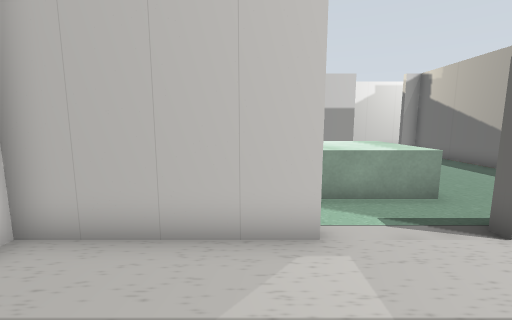
[1] (above)

24 first-person views from a walk through a Gazebo world. The camera is 0.9 m above the floor, tilts 8° down and sees 90° across. The floor is counted in squares, 0.5 m on a side. Each view is taken from the middle of a square. On the plan, view 1 faces up. The plan holds only what a view shows up to about 15 squares ahead; the rest is blank. The place goes on beyond the plan. Some stock models are drawn as simple stand-ins.

[2]
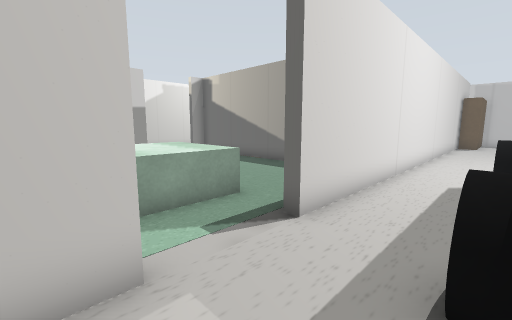

[3]
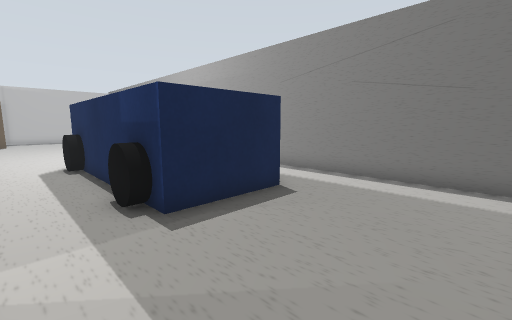

[4]
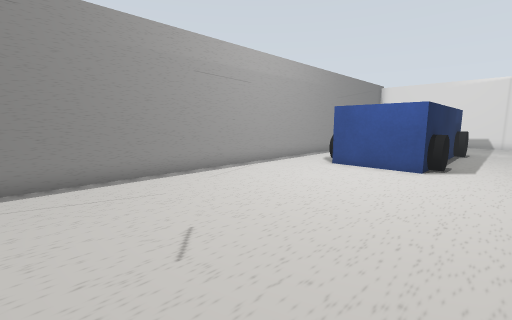

[5]
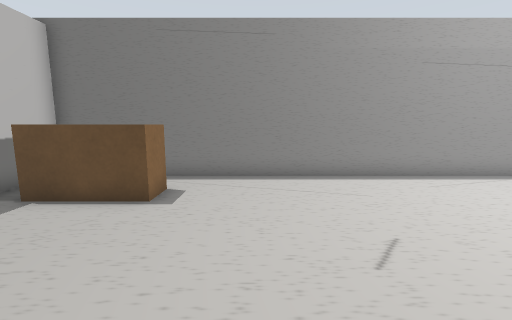

[6]
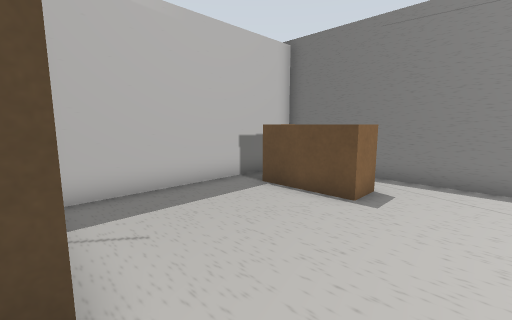

[7]
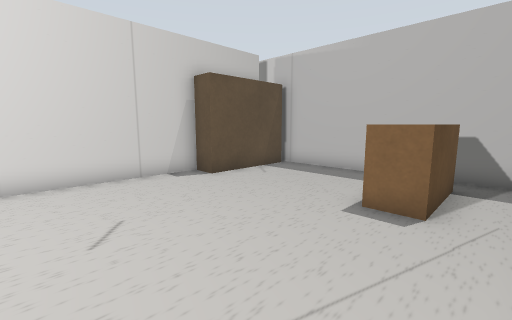

[8]
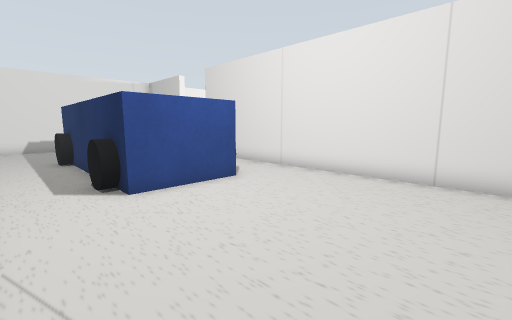

[9]
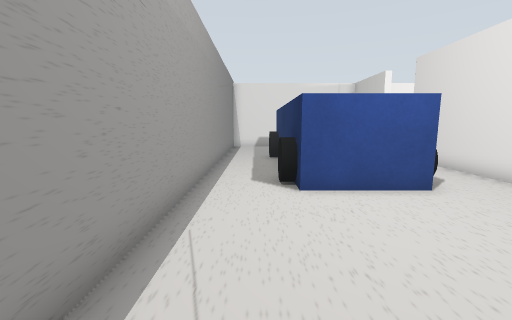

[10]
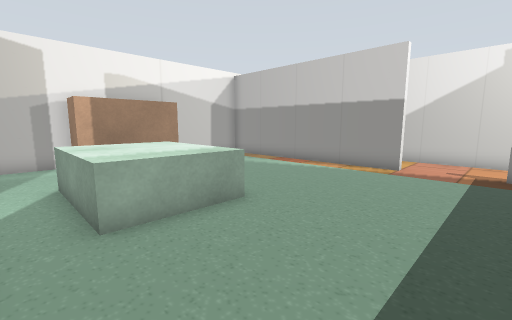

[11]
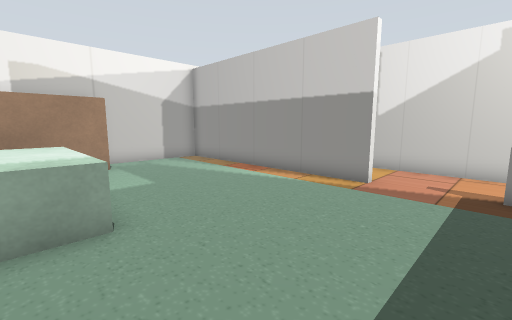

[12]
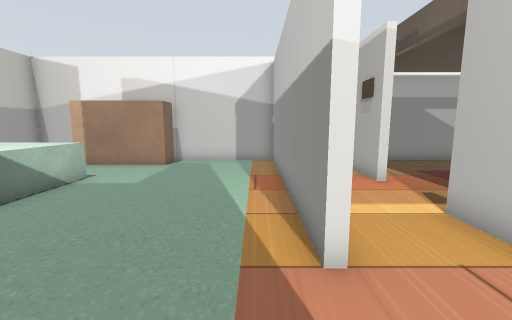

[13]
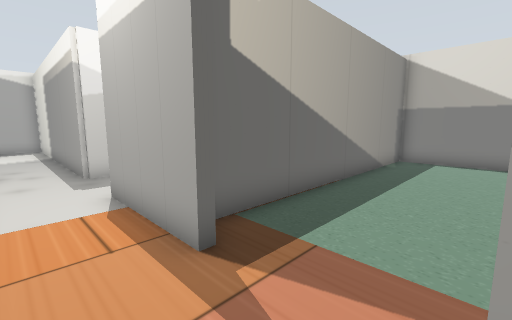

[14]
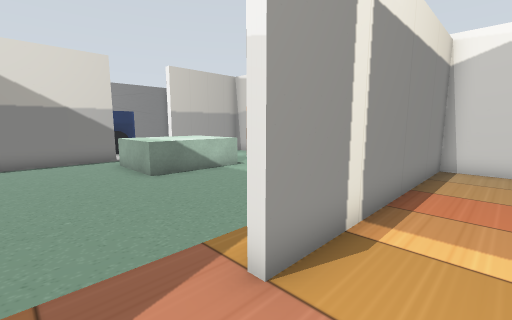

[15]
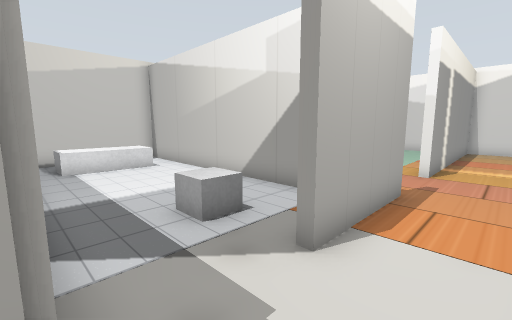

[16]
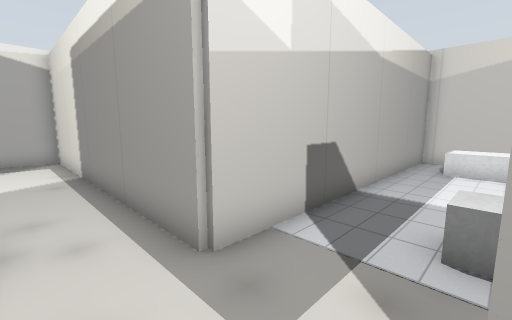

[17]
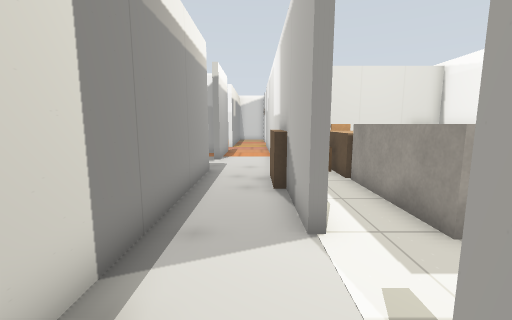

[18]
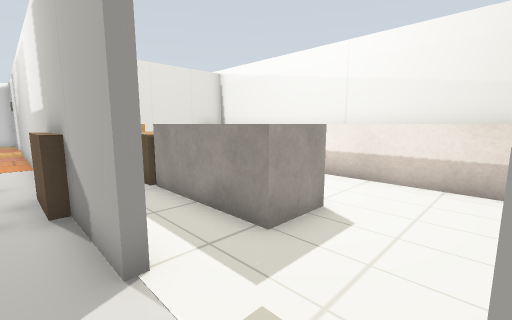

[19]
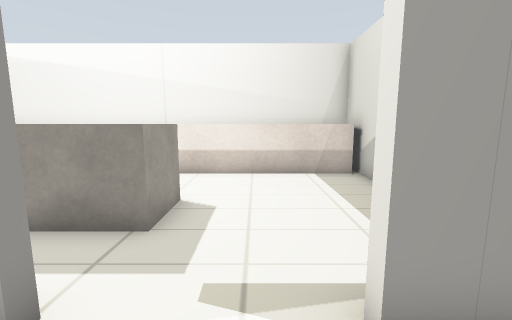

[20]
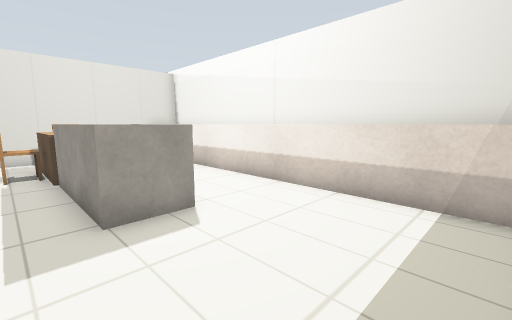

[21]
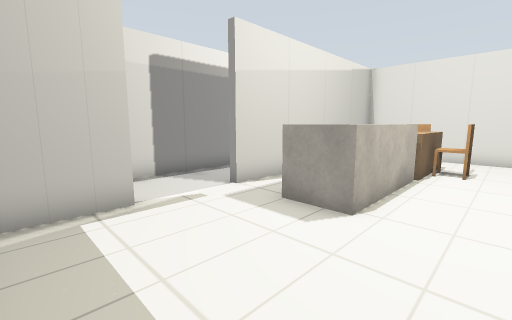

[22]
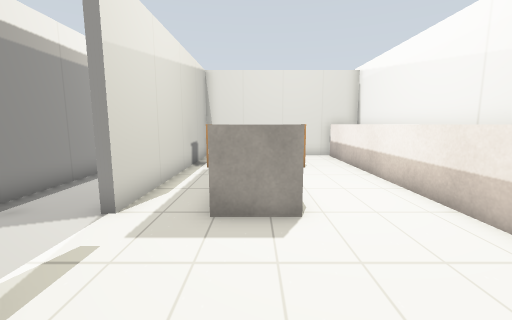

[23]
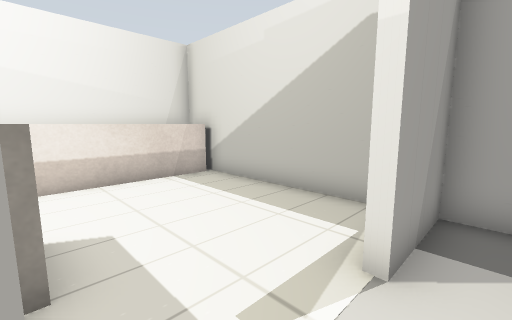

[24]
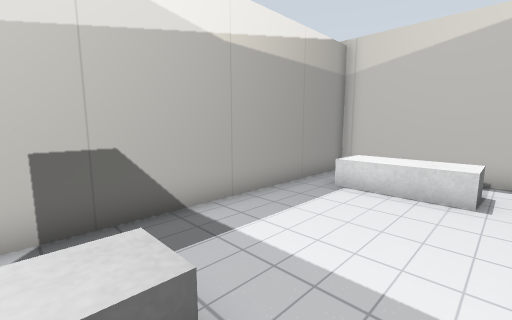

### Floor plan
Ten units are one square. View 1 is at (0, 0); x grows to the right and y downward. Boxes are objects, and circles mark ways between rooms. Rooms are numbered by the first view taken in them; rooms with no view inside come last. Other rooms are left out.
<svg viewBox="-44 -283 327 346">
<path fill="none" stroke="#000" d="M10 -38 -39 -38M-31 58 278 58 278 -31M275 -27 234 -27 234 -38 40 -38M-38 40 -38 51M40 -38 40 -42 98 -42 98 -155M0 -42 10 -42 10 -38M60 -159 -38 -159 -38 -42 -18 -42M90 -158 90 -162 130 -162 130 -158M60 -162 60 -159M155 -189 55 -189M158 -162 278 -162 278 -189 250 -189 250 -192 272 -192M278 -201 278 -278 122 -278 122 -192 220 -192 220 -189 155 -189M101 -139 101 -42 158 -42 158 -162M-4 -189 -11 -189M55 -189 40 -189M-38 -181 -38 -162 60 -162"/>
<rect x="15" y="25" width="30" height="10" fill="#bbb"><title>black cylinder</title></rect>
<rect x="15" y="-5" width="10" height="30" fill="#bbb"><title>blue box</title></rect>
<rect x="15" y="-15" width="30" height="10" fill="#bbb"><title>black cylinder</title></rect>
<rect x="45" y="25" width="30" height="10" fill="#bbb"><title>blue box</title></rect>
<rect x="45" y="-15" width="30" height="10" fill="#bbb"><title>blue box</title></rect>
<rect x="75" y="25" width="30" height="10" fill="#bbb"><title>black cylinder</title></rect>
<rect x="75" y="-15" width="30" height="10" fill="#bbb"><title>black cylinder</title></rect>
<rect x="95" y="-5" width="10" height="30" fill="#bbb"><title>blue box</title></rect>
<rect x="225" y="25" width="40" height="20" fill="#bbb"><title>bench</title></rect>
<rect x="-35" y="-115" width="20" height="50" fill="#bbb"><title>wardrobe</title></rect>
<rect x="-5" y="-95" width="50" height="40" fill="#bbb"><title>white box</title></rect>
<rect x="125" y="-275" width="150" height="20" fill="#bbb"><title>counter</title></rect>
<rect x="135" y="-225" width="10" height="10" fill="#bbb"><title>chair</title></rect>
<rect x="145" y="-235" width="10" height="30" fill="#bbb"><title>brown box</title></rect>
<rect x="155" y="-215" width="10" height="20" fill="#bbb"><title>chair</title></rect>
<rect x="155" y="-245" width="10" height="20" fill="#bbb"><title>chair</title></rect>
<rect x="165" y="-215" width="10" height="10" fill="#bbb"><title>brown box</title></rect>
<rect x="165" y="-235" width="10" height="10" fill="#bbb"><title>brown box</title></rect>
<rect x="175" y="-195" width="10" height="20" fill="#bbb"><title>brown box</title></rect>
<rect x="175" y="-235" width="50" height="30" fill="#bbb"><title>white box</title></rect>
<rect x="105" y="-75" width="50" height="20" fill="#bbb"><title>white box</title></rect>
<rect x="115" y="-145" width="20" height="20" fill="#bbb"><title>white box</title></rect>
<circle cx="20" cy="-40" r="3" fill="#2a7"/>
<circle cx="70" cy="-160" r="3" fill="#2a7"/>
<circle cx="165" cy="-175" r="3" fill="#2a7"/>
<circle cx="140" cy="-160" r="3" fill="#2a7"/>
<circle cx="45" cy="-175" r="3" fill="#2a7"/>
<text x="120" y="10">1</text>
<text x="30" y="-100">2</text>
<text x="100" y="-170">3</text>
<text x="200" y="-220">4</text>
<text x="130" y="-110">5</text>
<text x="10" y="-180">6</text>
</svg>
Room 1 opens to room 2. Room 2 opens to room 3. Room 3 opens to room 4. Room 3 opens to room 5. Room 3 opens to room 6.

Where each view was taken, in squares from view 1:
view 1: 0 up, 0 right, facing up
view 2: 1 up, 0 right, facing up-right
view 3: 3 up, 3 left, facing down-right
view 4: 3 up, 21 right, facing down-left
view 5: 3 up, 21 right, facing down
view 6: 3 up, 21 right, facing down-right
view 7: 5 down, 18 right, facing up-right
view 8: 5 down, 17 right, facing up-left
view 9: 4 down, 17 right, facing left
view 10: 5 up, 9 right, facing up-left
view 11: 8 up, 9 right, facing up-left
view 12: 15 up, 9 right, facing left
view 13: 18 up, 6 right, facing down-right
view 14: 18 up, 8 right, facing down-left
view 15: 18 up, 16 right, facing down-left
view 16: 18 up, 13 right, facing down-right
view 17: 18 up, 26 right, facing left
view 18: 18 up, 25 right, facing up-left
view 19: 17 up, 24 right, facing up
view 20: 20 up, 27 right, facing up-left
view 21: 25 up, 27 right, facing down-left
view 22: 22 up, 27 right, facing left
view 23: 18 up, 22 right, facing up-right
view 24: 14 up, 11 right, facing down-right
